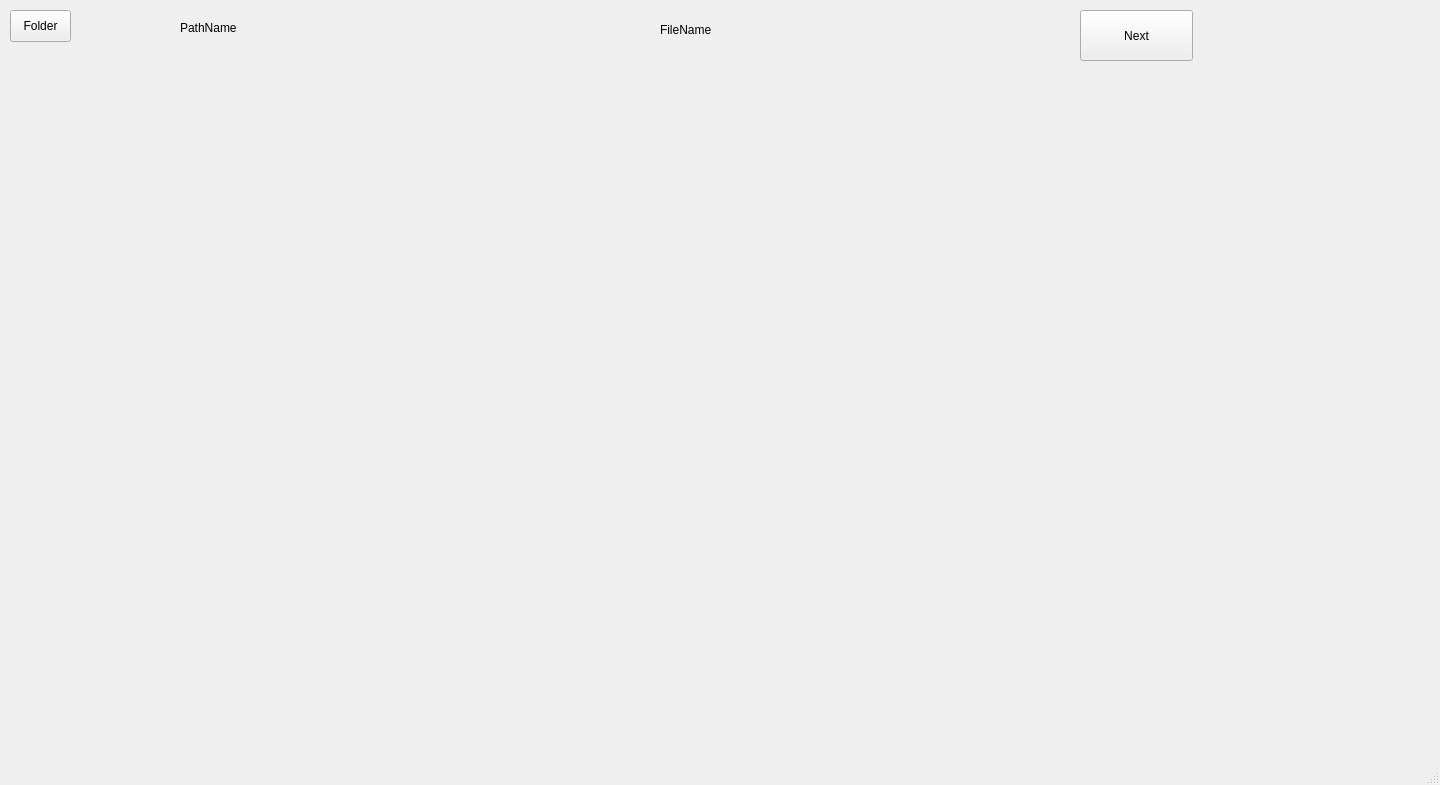
<?xml version="1.0" encoding="UTF-8"?>
<ui version="4.0">
 <class>MainWindow</class>
 <widget class="QMainWindow" name="MainWindow">
  <property name="geometry">
   <rect>
    <x>0</x>
    <y>0</y>
    <width>1440</width>
    <height>785</height>
   </rect>
  </property>
  <property name="windowTitle">
   <string>MainWindow</string>
  </property>
  <widget class="QWidget" name="centralwidget">
   <widget class="QPushButton" name="LoadFolderBtn">
    <property name="geometry">
     <rect>
      <x>10</x>
      <y>10</y>
      <width>61</width>
      <height>32</height>
     </rect>
    </property>
    <property name="text">
     <string>Folder</string>
    </property>
   </widget>
   <widget class="QLabel" name="directoryPathTxt">
    <property name="geometry">
     <rect>
      <x>180</x>
      <y>20</y>
      <width>301</width>
      <height>16</height>
     </rect>
    </property>
    <property name="text">
     <string>PathName</string>
    </property>
   </widget>
   <widget class="QLabel" name="FileNameTxt">
    <property name="geometry">
     <rect>
      <x>660</x>
      <y>20</y>
      <width>351</width>
      <height>20</height>
     </rect>
    </property>
    <property name="text">
     <string>FileName</string>
    </property>
   </widget>
   <widget class="QPushButton" name="NextFileBtn">
    <property name="geometry">
     <rect>
      <x>1080</x>
      <y>10</y>
      <width>113</width>
      <height>51</height>
     </rect>
    </property>
    <property name="text">
     <string>Next</string>
    </property>
   </widget>
  </widget>
  <widget class="QMenuBar" name="menubar">
   <property name="geometry">
    <rect>
     <x>0</x>
     <y>0</y>
     <width>1440</width>
     <height>21</height>
    </rect>
   </property>
  </widget>
  <widget class="QStatusBar" name="statusbar"/>
 </widget>
 <resources/>
 <connections/>
</ui>
